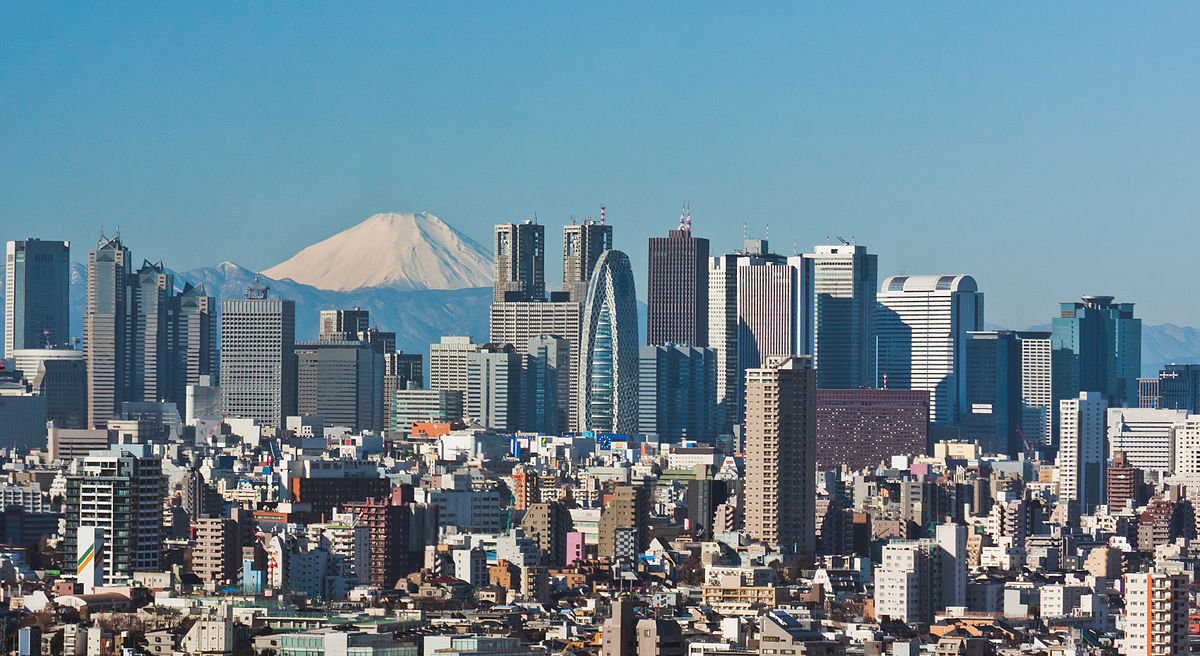
#> input picture Images/city.jpg, 1200 x 656 px, found by its file name
$ python 'Edge Detection.py'
#> lines starting #> are read from the running program, lines starting #| are printed output that depends on the picture
# -*- coding: utf-8 -*-
"""
Created on Tue Dec 29 15:51:39 2020

@author: Gowrav Tata
"""
import cv2 as cv
import os
os.chdir(r'E:/')

img = cv.imread('city.jpg')
#> img is the input picture: shape (656, 1200, 3); mean B, G, R 145.8, 132.6, 107.4

cv.imshow('City',img)
gray = cv.cvtColor(img,cv.COLOR_BGR2GRAY)
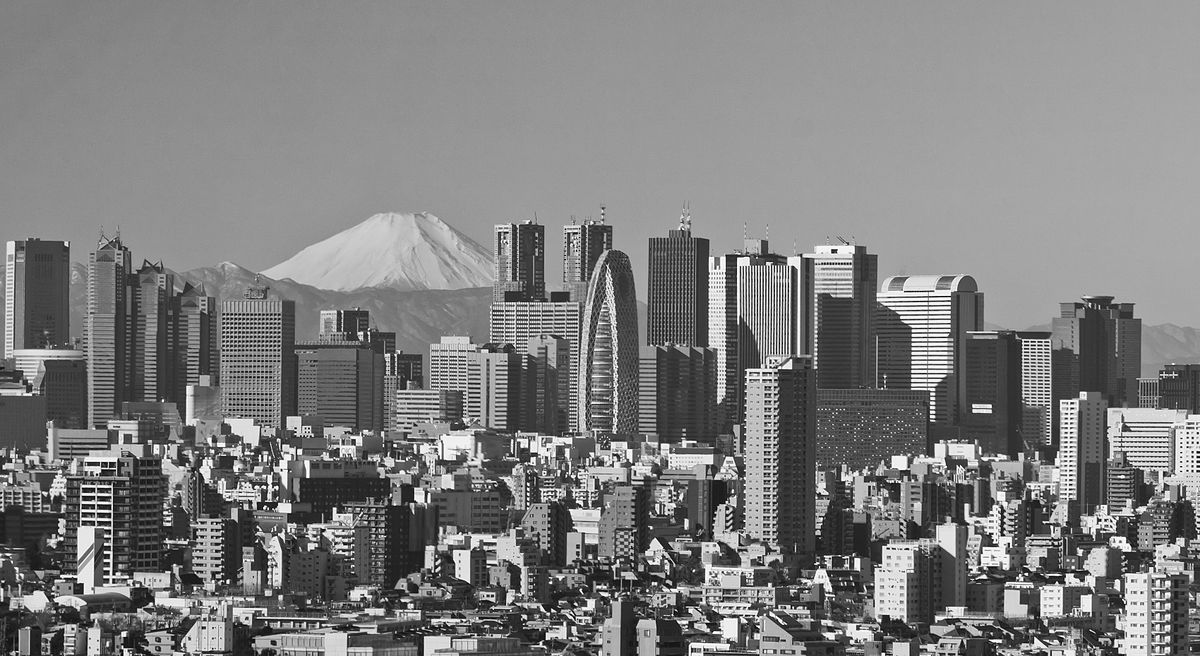
#> gray: shape (656, 1200); min 0, max 255, mean 126.6
cv.imshow("Gray",gray)
'''Gradients are edge like regions.'''
# -- Laplacian

lap  = cv.Laplacian(gray,cv.CV_64F)
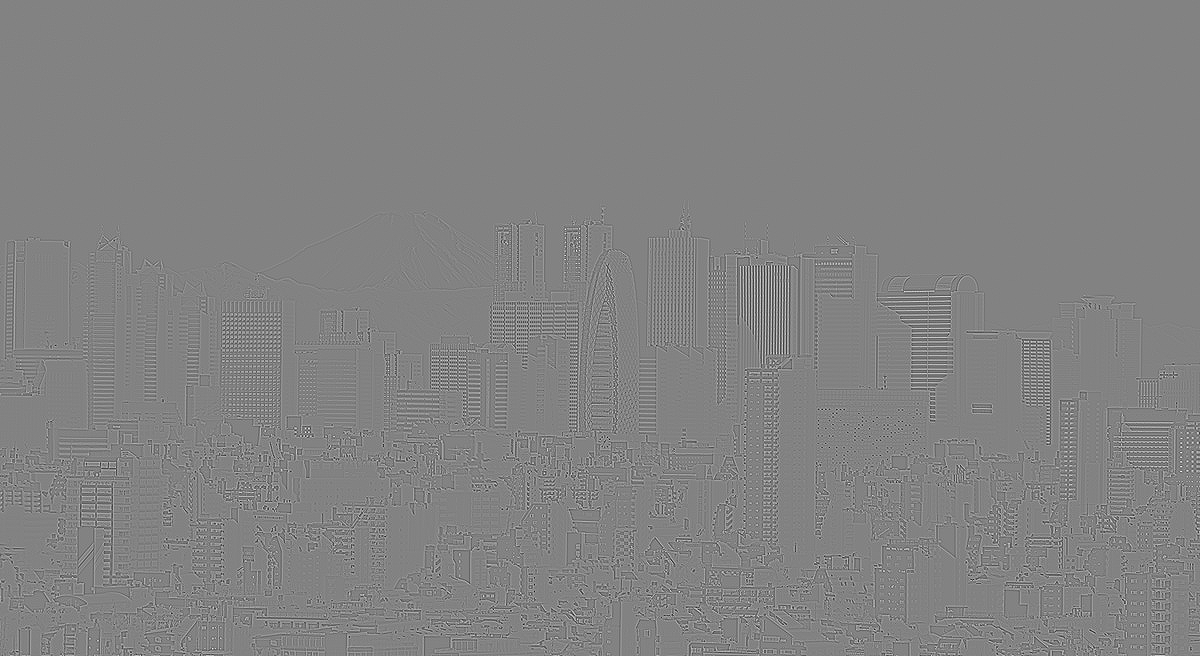
#> lap: shape (656, 1200) float64; min -639, max 609, mean 0; drawn with min black and max white
'''When converting from black to white and white to black it is considered as a negative slope
As image cannot have negative value, the value it taken as absolute'''

#> (the run stopped early here; a loop or call above may not have finished)

$ run again, with Images/Cat.jpg copied over Images/city.jpg
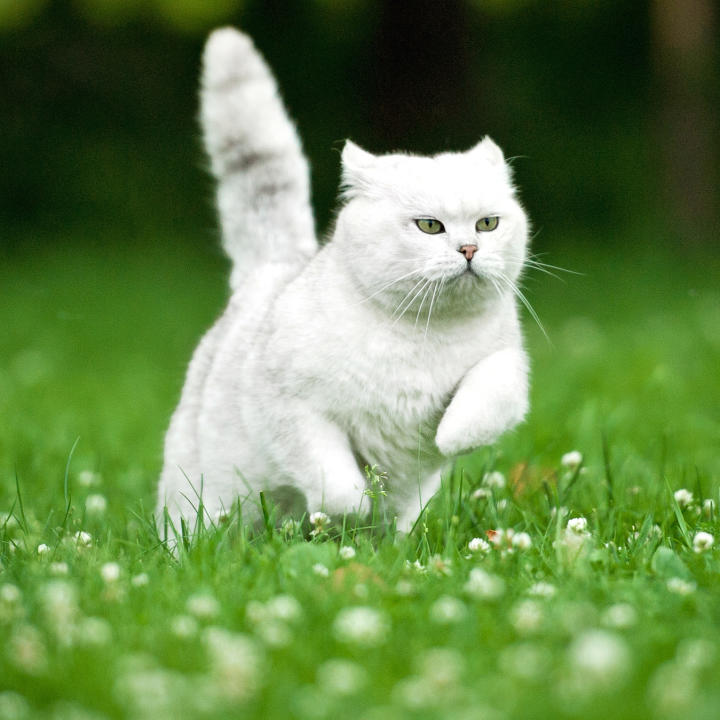
#> input picture Images/Cat.jpg, 720 x 720 px, found by its file name
#> img is the input picture: shape (720, 720, 3); mean B, G, R 78.6, 135, 104.4
#> `gray = cv.cvtColor(img,cv.COLOR_BGR2GRAY)`:
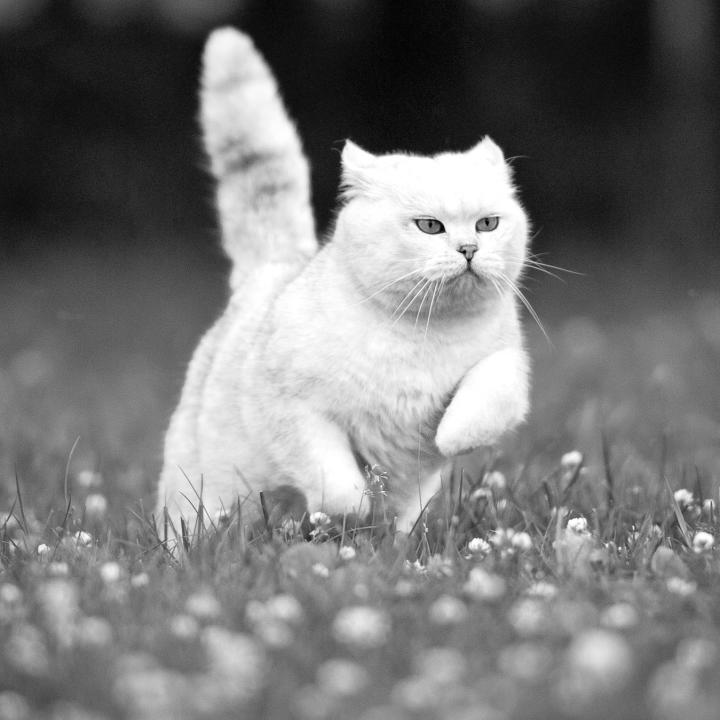
#> gray: shape (720, 720); min 1, max 255, mean 119.4
#> `lap  = cv.Laplacian(gray,cv.CV_64F)`:
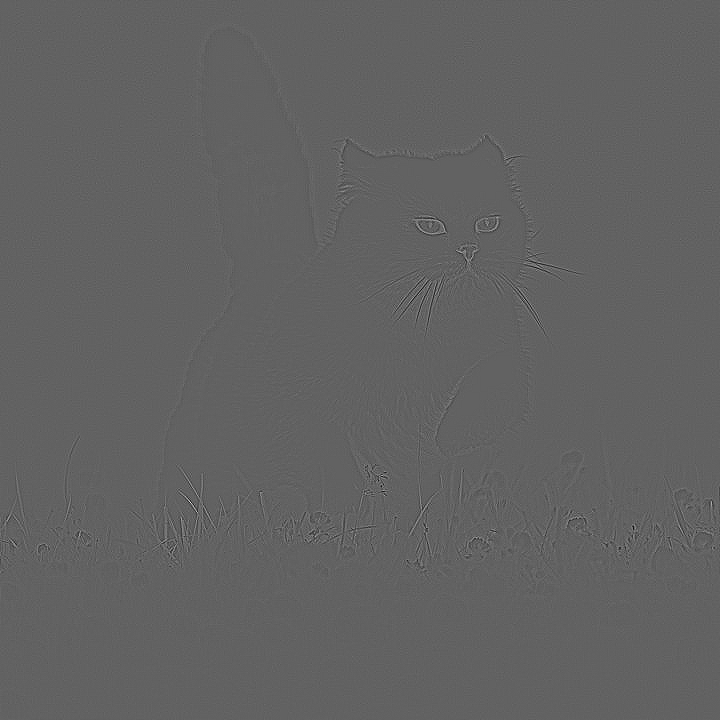
#> lap: shape (720, 720) float64; min -260, max 414, mean 0; drawn with min black and max white
